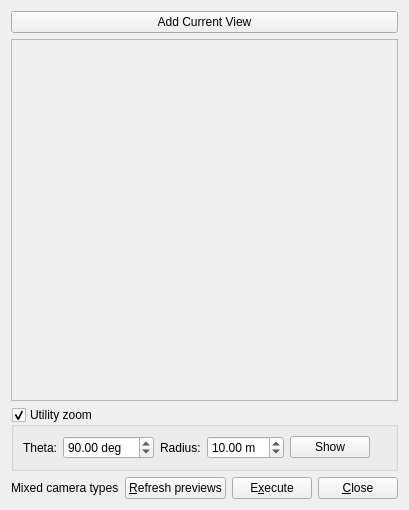
<ui version="4.0" >
 <class>VP1CustomTourEditorForm</class>
 <widget class="QWidget" name="VP1CustomTourEditorForm" >
  <property name="geometry" >
   <rect>
    <x>0</x>
    <y>0</y>
    <width>406</width>
    <height>510</height>
   </rect>
  </property>
  <property name="windowTitle" >
   <string>Edit Custom Tour</string>
  </property>
  <layout class="QVBoxLayout" name="verticalLayout" >
   <item>
    <widget class="QPushButton" name="pushButton_addCurrentView" >
     <property name="text" >
      <string>Add Current View</string>
     </property>
    </widget>
   </item>
   <item>
    <widget class="QScrollArea" name="scrollArea" >
     <property name="widgetResizable" >
      <bool>true</bool>
     </property>
     <widget class="QWidget" name="scrollAreaWidgetContents" >
      <property name="geometry" >
       <rect>
        <x>0</x>
        <y>0</y>
        <width>384</width>
        <height>345</height>
       </rect>
      </property>
     </widget>
    </widget>
   </item>
   <item>
    <widget class="QGroupBox" name="groupBox_utilityZoom" >
     <property name="title" >
      <string>Utility zoom</string>
     </property>
     <property name="checkable" >
      <bool>true</bool>
     </property>
     <property name="checked" >
      <bool>true</bool>
     </property>
     <layout class="QVBoxLayout" name="verticalLayout_2" >
      <property name="spacing" >
       <number>0</number>
      </property>
      <property name="margin" >
       <number>0</number>
      </property>
      <item>
       <widget class="QWidget" native="1" name="widget_utilityZoomContents" >
        <layout class="QHBoxLayout" name="horizontalLayout_2" >
         <item>
          <widget class="QLabel" name="label_2" >
           <property name="text" >
            <string>Theta:</string>
           </property>
          </widget>
         </item>
         <item>
          <widget class="QDoubleSpinBox" name="doubleSpinBox_theta" >
           <property name="suffix" >
            <string> deg</string>
           </property>
           <property name="minimum" >
            <double>-360.000000000000000</double>
           </property>
           <property name="maximum" >
            <double>360.000000000000000</double>
           </property>
           <property name="singleStep" >
            <double>10.000000000000000</double>
           </property>
           <property name="value" >
            <double>90.000000000000000</double>
           </property>
          </widget>
         </item>
         <item>
          <widget class="QLabel" name="label_3" >
           <property name="text" >
            <string>Radius:</string>
           </property>
          </widget>
         </item>
         <item>
          <widget class="QDoubleSpinBox" name="doubleSpinBox_radius" >
           <property name="suffix" >
            <string> m</string>
           </property>
           <property name="minimum" >
            <double>0.010000000000000</double>
           </property>
           <property name="maximum" >
            <double>999.990000000000009</double>
           </property>
           <property name="singleStep" >
            <double>0.100000000000000</double>
           </property>
           <property name="value" >
            <double>10.000000000000000</double>
           </property>
          </widget>
         </item>
         <item>
          <widget class="QPushButton" name="pushButton_utilityZoomShow" >
           <property name="text" >
            <string>Show</string>
           </property>
          </widget>
         </item>
         <item>
          <spacer name="horizontalSpacer_3" >
           <property name="orientation" >
            <enum>Qt::Horizontal</enum>
           </property>
           <property name="sizeHint" stdset="0" >
            <size>
             <width>1</width>
             <height>6</height>
            </size>
           </property>
          </spacer>
         </item>
        </layout>
       </widget>
      </item>
     </layout>
    </widget>
   </item>
   <item>
    <layout class="QHBoxLayout" name="horizontalLayout" >
     <item>
      <widget class="QLabel" name="label_statustext" >
       <property name="text" >
        <string>Mixed camera types</string>
       </property>
      </widget>
     </item>
     <item>
      <spacer name="horizontalSpacer" >
       <property name="orientation" >
        <enum>Qt::Horizontal</enum>
       </property>
       <property name="sizeHint" stdset="0" >
        <size>
         <width>188</width>
         <height>20</height>
        </size>
       </property>
      </spacer>
     </item>
     <item>
      <widget class="QPushButton" name="pushButton_refreshPreviews" >
       <property name="text" >
        <string>&amp;Refresh previews</string>
       </property>
      </widget>
     </item>
     <item>
      <widget class="QPushButton" name="pushButton_execute" >
       <property name="text" >
        <string>E&amp;xecute</string>
       </property>
      </widget>
     </item>
     <item>
      <widget class="QPushButton" name="pushButton_close" >
       <property name="text" >
        <string>&amp;Close</string>
       </property>
      </widget>
     </item>
    </layout>
   </item>
  </layout>
 </widget>
 <resources/>
 <connections>
  <connection>
   <sender>groupBox_utilityZoom</sender>
   <signal>toggled(bool)</signal>
   <receiver>widget_utilityZoomContents</receiver>
   <slot>setVisible(bool)</slot>
   <hints>
    <hint type="sourcelabel" >
     <x>66</x>
     <y>241</y>
    </hint>
    <hint type="destinationlabel" >
     <x>79</x>
     <y>256</y>
    </hint>
   </hints>
  </connection>
 </connections>
</ui>
